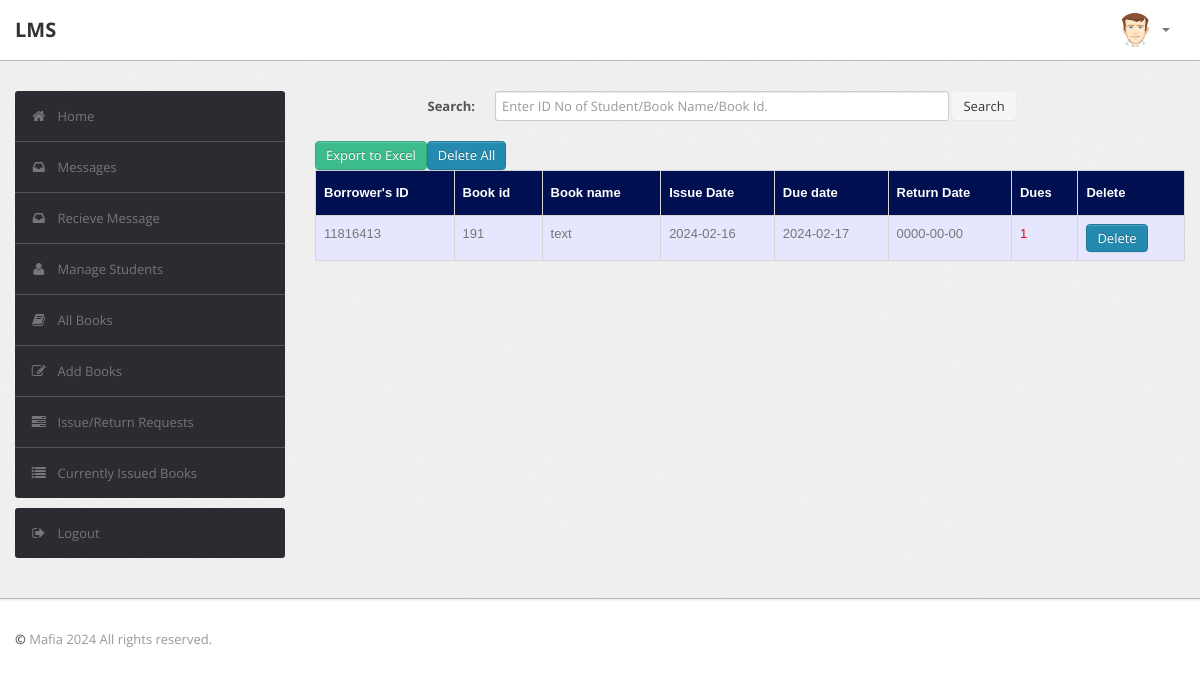
/admin/current.php (signed in), run on the app's committed database.
### tables this page shows
CREATE TABLE `record` (
  `id` int(11) NOT NULL,
  `RollNo` varchar(255) NOT NULL,
  `BookId` int(255) NOT NULL,
  `Date_of_Issue` date NOT NULL,
  `Due_Date` date NOT NULL,
  `Date_of_Return` date NOT NULL,
  `Dues` int(255) NOT NULL,
  `Renewals_left` int(255) NOT NULL,
  `Time` time NOT NULL
);

CREATE TABLE `book` (
  `BookId` int(10) NOT NULL,
  `Section` varchar(255) NOT NULL,
  `Subject` varchar(50) DEFAULT NULL,
  `Textbook` varchar(255) NOT NULL,
  `Volume` varchar(255) DEFAULT NULL,
  `Year` varchar(50) DEFAULT NULL,
  `Availability` int(10) DEFAULT NULL,
  `Author` varchar(255) NOT NULL,
  `ISBN` varchar(255) NOT NULL,
  `Status` varchar(255) DEFAULT NULL
);

### admin/current.php (the view, shortened to what this page needs)
<?php
require('dbconn.php');
?>
<?php
if ($_SESSION['RollNo']== 'admin' ) {
    ?>
<!DOCTYPE html>
<html lang="en">
    <head>
        <link type="text/css" href="bootstrap/css/bootstrap.min.css" rel="stylesheet">
        <link type="text/css" href="bootstrap/css/bootstrap-responsive.min.css" rel="stylesheet">
        <link type="text/css" href="css/theme.css" rel="stylesheet">
        <link type="text/css" href="images/icons/css/font-awesome.css" rel="stylesheet">
    </head>
    <body>
        <div class="navbar navbar-fixed-top">
            <div class="navbar-inner">
                <div class="container">
                        <a class="brand" href="index.php">LMS </a>
                    <div class="nav-collapse collapse navbar-inverse-collapse">
                        <ul class="nav pull-right">
                            <li class="nav-user dropdown"><a href="#" class="dropdown-toggle" data-toggle="dropdown">
                                <img src="images/user.png" class="nav-avatar" />
                                <b class="caret"></b></a>
                            </li>
                        </ul>
                    </div>
                </div>
            </div>
        </div>
        <div class="wrapper">
            <div class="container">
                <div class="row">
                    <div class="span3">
                        <div class="sidebar">
                          <ul class="widget widget-menu unstyled">
                                <li class="active"><a href="index.php"><i class="menu-icon icon-home"></i>Home
                                </a></li>
                                 <li><a href="message.php"><i class="menu-icon icon-inbox"></i>Messages</a>
                                </li>
                                <li><a href="recieve.php"><i class="menu-icon icon-inbox"></i>Recieve Message</a>
                                </li>
                                <li><a href="student.php"><i class="menu-icon icon-user"></i>Manage Students </a>
                                </li>
                                <li><a href="book.php"><i class="menu-icon icon-book"></i>All Books </a></li>
                                <li><a href="addbook.php"><i class="menu-icon icon-edit"></i>Add Books </a></li>
                                <li><a href="requests.php"><i class="menu-icon icon-tasks"></i>Issue/Return Requests </a></li>
                                <li><a href="current.php"><i class="menu-icon icon-list"></i>Currently Issued Books </a></li>
                            </ul>
                            <ul class="widget widget-menu unstyled">
                                <li><a href="logout.php"><i class="menu-icon icon-signout"></i>Logout </a></li>
                            </ul>
                        </div>
                    </div>
                    <div class="span9">
                        <form class="form-horizontal row-fluid" action="current.php" method="post">
                                        <div class="control-group">
                                            <label class="control-label" for="Search"><b>Search:</b></label>
                                            <div class="controls">
                                                <input type="text" id="title" name="title" placeholder="Enter ID No of Student/Book Name/Book Id." class="span8" required>
                                                <button type="submit" name="submit"class="btn">Search</button>
                                            </div>
                                        </div>
                                    </form>
                                    <br>
                                    <?php
                                    if(isset($_POST['submit']))
                                        {$s=$_POST['title'];
                                        $sql="select record.BookId,id,RollNo,Textbook,Due_Date,Date_of_Issue,Date_of_Return,datediff(curdate(),Due_Date) as x from LMS.record,LMS.book where (Date_of_Issue and Date_of_Return is NULL and book.Bookid = record.BookId) and (RollNo='$s' or record.BookId='$s' or Textbook like '%$s%')";}
                                    else
                                        $sql="select record.BookId,id,RollNo,Textbook,Due_Date,Date_of_Issue,Date_of_Return,datediff(curdate(),Due_Date) as x from LMS.record,LMS.book where Date_of_Issue and Date_of_Return is NULL and book.Bookid = record.BookId";
                                    $result=$conn->query($sql);
                                    $rowcount=mysqli_num_rows($result);
                                    if(!($rowcount))
                                        echo "<br><center><h2><b><i>No Results</i></b></h2></center>";
                                    else
                                    {
                                    ?>
                                      <form action="excel1.php" method="post" style="float: left;">
                                    <input type="submit" name="export_excel" class="btn btn-success" value="Export to Excel">
                                </form>
                                <form action="dellall.php" method="post">
                                         <button onclick="return myFunction2()" name="delete" type="submit" class="btn btn-primary">Delete All</button>
  </form>
                        <table class="table" id = "tables">
                                  <thead>
                                    <tr>
                                      <th>Borrower's ID</th>
                                      <th>Book id</th>
                                      <th>Book name</th>
                                      <th>Issue Date</th>
                                      <th>Due date</th>
                                      <th>Return Date</th>
                                      <th>Dues</th>
                                      <th>Delete</th>
                                    </tr>
                                  </thead>
                                  <tbody>
                                <?php
                            while($row=$result->fetch_assoc())
                            {
                                $rollno=$row['RollNo'];
                                $bookid=$row['BookId'];
                                $name=$row['Textbook'];
                                $issuedate=$row['Date_of_Issue'];
                                $return = $row['Date_of_Return'];
                                $duedate=$row['Due_Date'];
                                 $dues=$row['x'];
                            ?>
                                    <tr>
                                      <td><?php echo strtoupper($rollno) ?></td>
                                      <td><?php echo $bookid ?></td>
                                      <td><?php echo $name ?></td>
                                      <td><?php echo $issuedate ?></td>
                                      <td><?php echo $duedate ?></td>
                                      <td><?php echo $return ?></td>
                                      <td><?php if($dues > 0)
                                                  echo "<font color='red'>".$dues."</font>";
                                                else
                                                  echo "<font color='green'>0</font>";
                                              ?>
                                        <td><form action="delcu.php" method="post" >
                                           <button onclick="return myFunction2()" name="delete" type="submit" class="btn btn-primary">Delete</button>
                                            </form>
                                     </td>
                                    </tr>
                            <?php }} ?>
                                    </tbody>
                                </table>
                    </div>
                </div>
            </div>
        </div>
<div class="footer">
            <div class="container">
                <b class="copyright">&copy;  </b> Mafia 2024 All rights reserved.
            </div>
        </div>
    </body>
</html>
<?php }
else {
    echo "<script type='text/javascript'>alert('Access Denied!!!')</script>";
} ?>

### admin/css/theme.css (style rules this page uses)
#tables { font-family: "Trebuchet MS", Arial, Helvetica, sans-serif; border-collapse: collapse; width: 100%; }
#tables td, #tables th { border: 1px solid #ddd; padding: 8px; }
#tables tr:nth-child(odd) { background-color: #e6e6ff; }
#tables th { padding-top: 12px; padding-bottom: 12px; text-align: left; background-color: #000F50; color: white; }
body { font-size: 13px; font-family: 'Open Sans', Arial, sans-serif; background: #fff; color: #777 }
strong, b { color: #555 }
.wrapper { background: url(../images/bg.png) #eee; border-bottom: 1px solid #bbb; -webkit-box-shadow: 0 1px 2px rgba(0,0,0,0.1); -moz-box-shadow: 0 1px 2px rgba(0,0,0,0.1); box-shadow: 0 1px 2px rgba(0,0,0,0.1); padding: 30px 0 }
.footer { color: #999; padding: 30px 0 60px }
form { margin: 0 }
select, textarea, input[type="text"], input[type="password"], input[type="datetime"], input[type="datetime-local"], input[type="date"], input[type="month"], input[type="time"], input[type="week"], input[type="number"], input[type="email"], input[type="url"], input[type="search"], input[type="tel"], input[type="color"], .uneditable-input, label, input, button, select, textarea { -webkit-border-radius: 3px; -moz-border-radius: 3px; border-radius: 3px; font-size: 13px; font-family: 'Open Sans', Tahoma, Arial, sans-serif }
body [class^="icon-"], body [class*=" icon-"] { font-size: 14px; line-height: 20px; height: 20px }
.form-horizontal .control-group, .form-vertical .control-group { margin-bottom: 0 }
.navbar { position: static!important; margin: 0!important }
.navbar .navbar-inner { background: #fff; border-bottom: 1px solid #bbb; -webkit-box-shadow: 0 1px 2px rgba(0,0,0,0.15); -moz-box-shadow: 0 1px 2px rgba(0,0,0,0.15); box-shadow: 0 1px 2px rgba(0,0,0,0.15) }
.navbar .brand { color: #333; font-weight: bold; font-size: 20px; margin-right: 20px; padding: 20px }
.navbar .nav>li>a { padding: 20px 15px; font-weight: bold; color: #777 }
.nav-user>a { height: 20px }
.nav-avatar { width: 34px; height: 34px; margin: -7px 5px 0 0; -webkit-border-radius: 50%; -moz-border-radius: 50%; border-radius: 50% }
.btn, .btn-box { -webkit-border-radius: 3px; -moz-border-radius: 3px; border-radius: 3px }
.btn { font-size: 13px; font-weight: 600 }
.btn { display: inline-block; margin-bottom: 0; font-weight: 400; text-align: center; vertical-align: middle; cursor: pointer; background-image: none; border: 1px solid transparent; white-space: nowrap; padding: 4px 10px; font-size: 13px; line-height: 1.42857; border-radius: 4px; -webkit-user-select: none; -moz-user-select: none; -ms-user-select: none; user-select: none }
.btn-primary { color: #fff; background-color: #248aaf; border-color: #20799a }
.btn-success { color: #fff; background-color: #3cbc8d; border-color: #36a97f }
.table { margin-bottom: 0 }
.table th, .table td { border-color: #d5d5d5!important }
.widget-menu { background: #fff; -webkit-border-radius: 3px; -moz-border-radius: 3px; border-radius: 3px; overflow: hidden }
.widget-menu a { color: #555; display: block; line-height: 20px; padding: 15px; text-decoration: none!important }
.widget-menu .menu-icon { margin-right: 10px; color: #767676; -webkit-transition: all .2s ease-in-out; -moz-transition: all .2s ease-in-out; transition: all .2s ease-in-out; }
.widget-menu>li+li { border-top: 1px solid #555 }
.widget-menu>li>a { background-color: #2d2b32; color: #767676; -webkit-transition: all .2s ease-in-out; -moz-transition: all .2s ease-in-out; transition: all .2s ease-in-out; }

### data on the page
record: RollNo "11816413", BookId "191", BookId.Textbook "text", Date_of_Issue "2024-02-16", Due_Date "2024-02-17", Date_of_Return "0000-00-00", dues "1"
